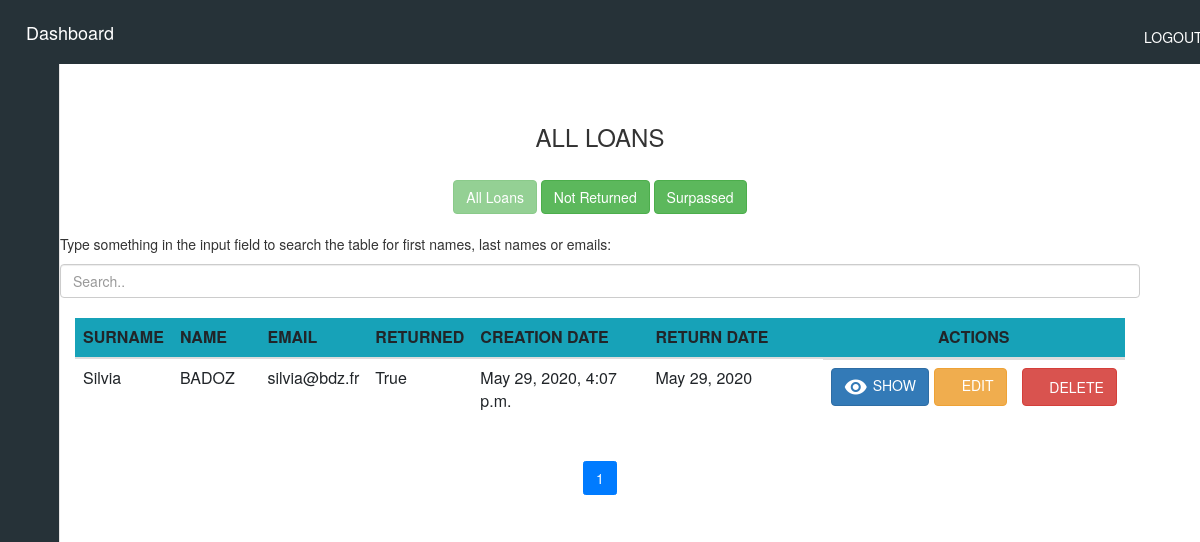
Before: /allLoan (signed in) with the older database file.
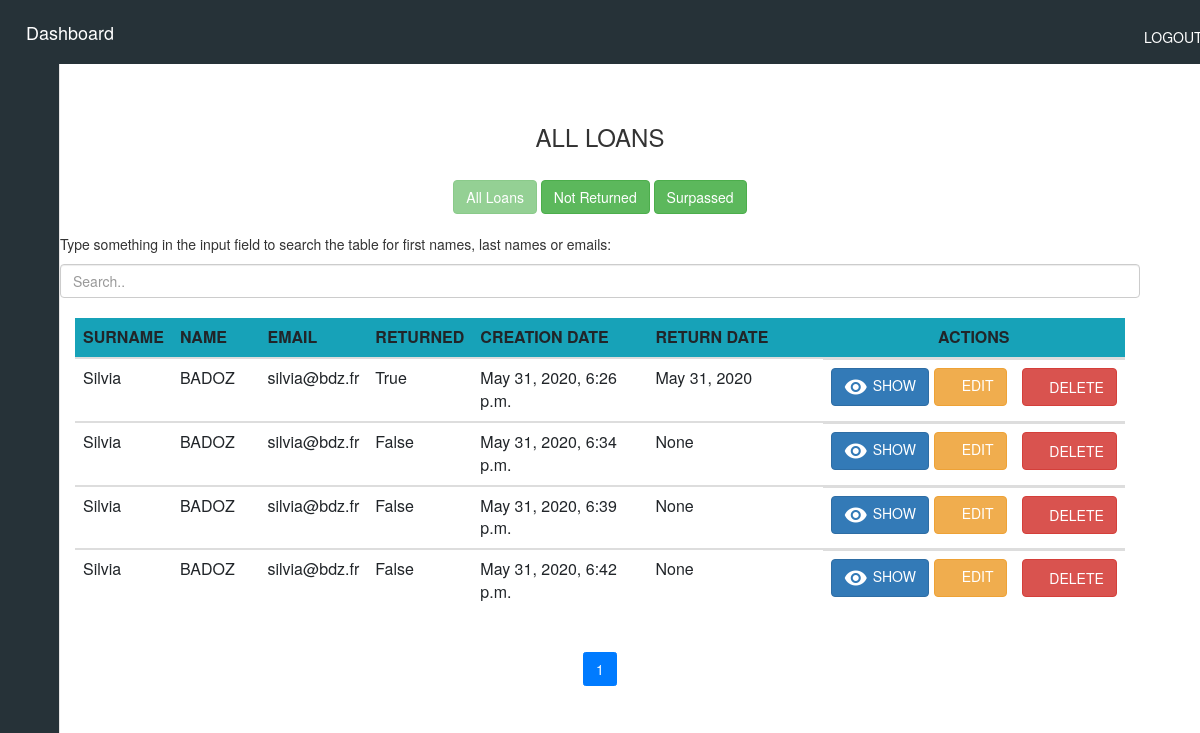
After: the same page with the newer database file.
### siteWeb/models.py (models this page shows, shortened)
class Loan(models.Model):
    user = models.ForeignKey(settings.AUTH_USER_MODEL, on_delete=models.CASCADE)
    ordered = models.BooleanField(default=False)
    returned = models.BooleanField(default=False)
    creation_date_loan = models.DateTimeField(default=timezone.now)
    expected_return_date = models.DateField(blank=True, null=True)
    return_date = models.DateField(null=True)
    loaner = models.ForeignKey(Loaner, on_delete=models.CASCADE, blank=False, null=True)
    materials = models.ManyToManyField(LoanMaterial)

class Loaner(models.Model):
    last_name = models.CharField(max_length=255)
    first_name = models.CharField(max_length=255)
    email = models.EmailField(max_length=255, unique=True)
    establishment = models.CharField(max_length=250)
    creation_date = models.DateTimeField(auto_now_add=True)

### siteWeb/views.py (the view)
# urls.py: path('allLoan', views.allLoan, name='allLoan'),
@login_required
def allLoan(request):
    loan_all = Loan.objects.filter(ordered=True)
    paginator = Paginator(loan_all, per_page=5)
    page_number = request.GET.get('page', 1)
    page_obj = paginator.get_page(page_number)
    return render(request, 'siteWeb/all_Loan.html',
                  {'loan_all': page_obj.object_list, 'paginator': paginator, 'page_number': int(page_number)})

### siteWeb/templates/siteWeb/all_Loan.html (shortened to what this page needs)
{% include "siteWeb/includes/dashboard.html" %}
{% load static %}
{% load crispy_forms_tags %}
{% block content %}
<head>
</head>
<main>
    {% if user.is_authenticated %}
    <body>
    <div class="container">
        <div class="container-fluid">
            <br>
            <center><h3>ALL LOANS</h3></center>
            <br>
            <center>
                <a class="btn btn-success" href="allLoan" disabled>All Loans</a>
                <a class="btn btn-success" href="notReturnedLoan">Not Returned</a>
                <a class="btn btn-success" href="LoanSurpassed">Surpassed</a>
            </center>
            <br>
            <p>Type something in the input field to search the table for first names, last names or emails:</p>
            <input class="form-control" id="myInput" type="text" placeholder="Search..">
            <br>
            <div class="table-responsive table-body" id="table1">
                <table id="loanTable" class="table container-fluid table-responsive">
                    <thead class="bg-info">
                    <tr>
                        <th scope="col" class="col-md-1">SURNAME</th>
                        <th scope="col" class="col-md-1">NAME</th>
                        <th scope="col" class="col-md-1">EMAIL</th>
                        <th scope="col" class="col-md-1">RETURNED</th>
                        <th scope="col" class="col-md-2">CREATION DATE</th>
                        <th scope="col" class="col-md-2">RETURN DATE</th>
                        <th scope="col" class="col-md-2 text-center">ACTIONS</th>
                    </tr>
                    </thead>
                    {% for loan in loan_all %}
                    <tbody id="myTable">
                    <tr id="loan-{{loan.id}}">
                        <td>{{loan.loaner.last_name}}</td>
                        <td>{{loan.loaner.first_name}}</td>
                        <td>{{loan.loaner.email}}</td>
                        <td>{{loan.returned}}</td>
                        <td>{{loan.creation_date_loan}}</td>
                        <td>{{loan.return_date}}</td>
                        <td class="d-flex">
                            <a href="/loan_id/{{loan.id}}" class="btn btn-primary mr-2 d-flex">
                                <span><i class="material-icons mr-2">remove_red_eye</i></span>SHOW
                            </a>
                            <a href="/edit-loan-summary/{{loan.id}}" class="btn btn-warning mr-2">
                                <span><i class="far fa-edit"></i></span> EDIT
                            </a>
                            <button class="btn btn-danger ml-3" onClick="deleteLoan({{loan.id}})">
                                <span><i class="far fa-trash-alt"></i></span> DELETE
                            </button>
                        </td>
                    </tr>
                    </tbody>
                    {% endfor %}
                </table>
                <center>
                    <ul class="pagination">
                        {% for i in paginator.page_range %}
                        <li class="page-item {% if i == page_number %} active {% endif %}">
                            <a class="page-link" href="?page={{ i }}">{{ i }}</a>
                        </li>
                        {% endfor %}
                    </ul>
                </center>
            </div>
        </div>
    </div>
    </body>
    {% else %}
    <center><p> No Permittion. If you have an account, <a href="/accounts/login">login.</a></p></center>
    {% endif %}
</main>
{% endblock %}

### siteWeb/templates/siteWeb/includes/dashboard.html (shortened to what this page needs)
{% load static %}
<html>
  <head>
      <link rel="stylesheet" href="{% static 'css/bootstrap.css' %}" type="text/css" media="screen">
      <link rel="stylesheet" href="{% static 'css/dashboard.css' %}" type="text/css" media="screen">
      <link rel="stylesheet" href="{% static 'css/sidebar.css' %}" type="text/css" media="screen">
        <link href="https://maxcdn.bootstrapcdn.com/bootstrap/3.3.7/css/bootstrap.min.css"
 rel="stylesheet">
        <link href="{% static '../static/vendor/fontawesome-free/css/all.min.css' %}" rel="stylesheet" type="text/css">
  </head>
  <body>
  <main>
    <nav class="navbar navbar-expand-lg navbar-dark" id = "navbar" data-spy="affix" data-offset-top="197">
        <a class="navbar-brand" href="/">Dashboard</a>
      <div class="collapse navbar-collapse" id="navbarTogglerDemo03">
            <div id ="logout">
                <ul class="navbar-nav mr-auto" >
                    <li class="nav-item active"><a class="nav-link" href="../logout">LOGOUT</a></li>
                </ul>
            </div>
      </div>
    </nav>
    <div>
      <nav class="main-menu bg-dark" id = "sidebar" role="navigation">
                <ul>
                    {% if user.is_superuser %}
                    <li class="has-subnav mb-4 mt-2">
                        <a href="../accounts/register">
                           <i class="fa fa-user-plus"></i>
                        </a>
                    </li>
                    <li class="has-subnav mb-4 mt-2">
                        <a href="../admin">
                            <i class="fa fa-user-lock"></i>
                        </a>
                    </li>
                    {% endif %}
                    <li class="has-subnav mb-4 mt-2">
                        <a href="../MaterialView">
                            <i class="fa fa-laptop fa-2x"></i>
                        </a>
                    </li>
                    <li class="has-subnav mt-2 mb-4">
                        <a href="../TypeView">
                           <i class="fa fa-list fa-2x"></i>
                        </a>
                    </li>
                    <li class="has-subnav mb-4 mt-2">
                        <a href="../LoanerView">
                           <i class="fa fa-folder-open fa-2x"></i>
                        </a>
                    </li>
                    <li class="has-subnav mb-4 mt-2">
                        <a href="../allLoan">
                            <i class="fa fa-bar-chart-o fa-2x"></i>
                        </a>
                    </li>
                </ul>
            </nav>
      </div>
  </main>
</body>
</html>

### static/css/dashboard.css (style rules this page uses)
#sidebar { position: fixed; top: 64px; background-color: #263238 !important; }
#navbar { border-radius: 0 !important; -moz-border-radius: 0 !important; width: 100%; height: 64px; background-color: #263238 }
#logout { position: absolute; left: 95%; }

### static/css/sidebar.css (style rules this page uses)
.fa-2x { font-size: 2em; }
.fa { position: relative; display: table-cell; width: 60px; height: 36px; text-align: center; vertical-align: middle; font-size:20px; }
.main-menu { background:#212121; border-right:1px solid #e5e5e5; position:absolute; top:0; bottom:0; height:100%; left:0; width:60px; overflow:hidden; -webkit-transition:width .05s linear; transition:width .05s linear; -webkit-transform:translateZ(0) scale(1,1); z-index:1000; }
.main-menu>ul { margin:7px 0; }
.main-menu li { position:relative; display:block; width:250px; }
.main-menu li>a { position:relative; display:table; border-collapse:collapse; border-spacing:0; color:#999; font-family: arial; font-size: 14px; text-decoration:none; -webkit-transform:translateZ(0) scale(1,1); -webkit-transition:all .1s linear; transition:all .1s linear; }
nav { -webkit-user-select:none; -moz-user-select:none; -ms-user-select:none; -o-user-select:none; user-select:none; }
nav ul,nav li { outline:0; margin:0; padding:0; }

Changed rows visible on the page:
removed Loan: loaner.last_name "Silvia", loaner.first_name "BADOZ", loaner.email "silvia@bdz.fr", returned "True", creation_date_loan "May 29, 2020, 4:07 p.m.", return_date "May 29, 2020"
added Loan: loaner.last_name "Silvia", loaner.first_name "BADOZ", loaner.email "silvia@bdz.fr", returned "True", creation_date_loan "May 31, 2020, 6:26 p.m.", return_date "May 31, 2020"
added Loan: loaner.last_name "Silvia", loaner.first_name "BADOZ", loaner.email "silvia@bdz.fr", returned "False", creation_date_loan "May 31, 2020, 6:34 p.m.", return_date "None"
added Loan: loaner.last_name "Silvia", loaner.first_name "BADOZ", loaner.email "silvia@bdz.fr", returned "False", creation_date_loan "May 31, 2020, 6:39 p.m.", return_date "None"
added Loan: loaner.last_name "Silvia", loaner.first_name "BADOZ", loaner.email "silvia@bdz.fr", returned "False", creation_date_loan "May 31, 2020, 6:42 p.m.", return_date "None"
